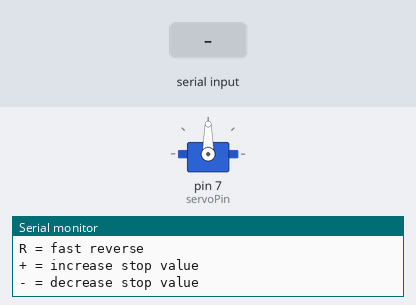
Recording of a sketch running on a simulated Arduino Uno, built with avr-gcc and run on an emulated ATmega328P. Shown: servo, the last lines printed to the serial monitor. The inputs (shaded band) are chosen by the test bench.

Above: at 1.3 s.
1.4 s: "f" received over Serial
At 2.4 s:
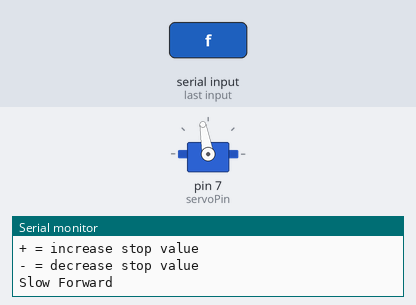
2.9 s: "F" received over Serial
At 3.6 s:
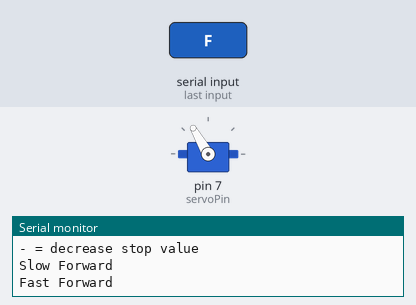
4.4 s: "R" received over Serial
At 4.7 s:
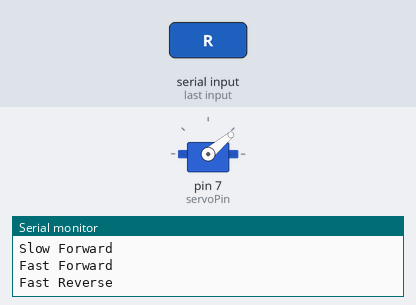
5.9 s: "r" received over Serial
At 7.1 s:
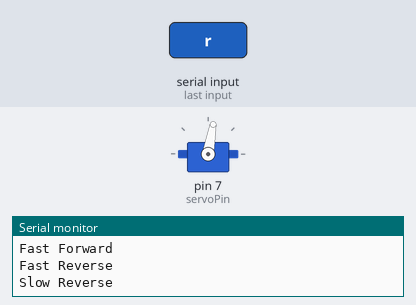
Timing chart, 0 to 8.4 s (numbered marks = the images above; inputs shaded):
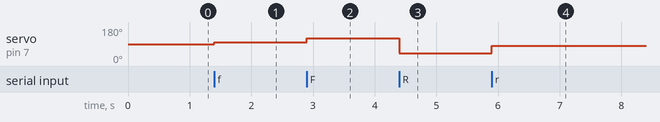

The sketch:

servo_test.ino
```cpp
#include <Servo.h>

Servo servoMotor;
int servoPin = 7;

int stopValue = 90;   // You will tune this!

void setup() {
  Serial.begin(9600);
  servoMotor.attach(servoPin);

  Serial.println("=== Continuous Servo Experiment ===");
  Serial.println("Commands:");
  Serial.println("s = stop");
  Serial.println("f = slow forward");
  Serial.println("F = fast forward");
  Serial.println("r = slow reverse");
  Serial.println("R = fast reverse");
  Serial.println("+ = increase stop value");
  Serial.println("- = decrease stop value");
  Serial.println("");

  servoMotor.write(stopValue);
}

void loop() {
  if (Serial.available()) {
    char cmd = Serial.read();

    if (cmd == 's') {
      servoMotor.write(stopValue);
      Serial.println("STOP");
    }

    if (cmd == 'f') {
      servoMotor.write(stopValue + 10);
      Serial.println("Slow Forward");
    }

    if (cmd == 'F') {
      servoMotor.write(stopValue + 30);
      Serial.println("Fast Forward");
    }

    if (cmd == 'r') {
      servoMotor.write(stopValue - 10);
      Serial.println("Slow Reverse");
    }

    if (cmd == 'R') {
      servoMotor.write(stopValue - 50);
      Serial.println("Fast Reverse");
    }

    // Calibration controls
    if (cmd == '+') {
      stopValue++;
      servoMotor.write(stopValue);
      Serial.print("Stop value now: ");
      Serial.println(stopValue);
    }

    if (cmd == '-') {
      stopValue--;
      servoMotor.write(stopValue);
      Serial.print("Stop value now: ");
      Serial.println(stopValue);
    }
  }
}
```

Measured:
- after the input at 1.4 s, servo on pin 7 (servoPin): 90° → 100° at once
- after the input at 2.9 s, servo on pin 7 (servoPin): 100° → 120° at once
- after the input at 4.4 s, servo on pin 7 (servoPin): 120° → 40° at once
- after the input at 5.9 s, servo on pin 7 (servoPin): 40° → 80° at once
